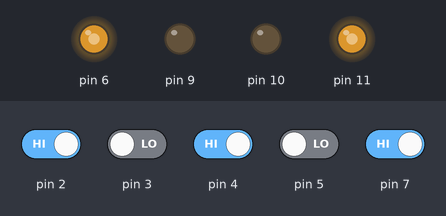
This sketch was run on a simulated Arduino Uno, built with avr-gcc and run on an emulated ATmega328P. On the bench: output pins drawn as LEDs (lit = HIGH). The test bench sets the inputs (shaded band); at power-on: pin 2, pin 4, pin 7 HIGH, pin 3, pin 5 LOW.

Above: at 1.2 s.
1.3 s: pin 2 driven LOW
At 2.0 s:
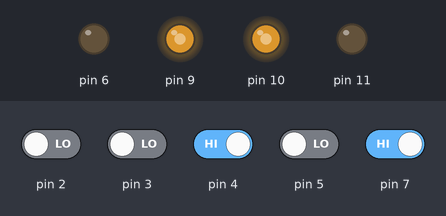
2.8 s: pin 3 driven HIGH
At 3.1 s:
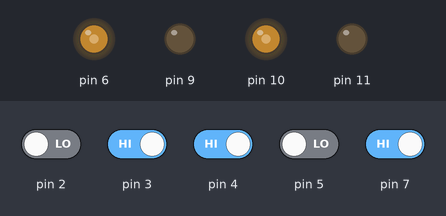
4.3 s: pin 4 driven LOW
At 5.5 s:
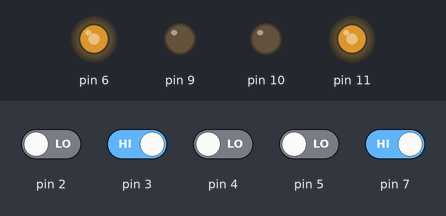
5.8 s: pin 3 driven LOW
At 6.6 s:
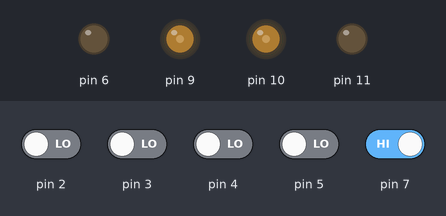
7.3 s: pin 7 driven LOW
At 7.8 s:
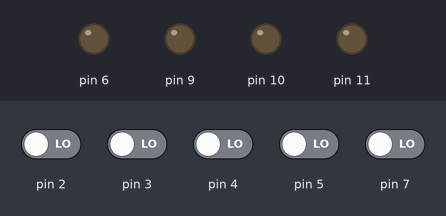
8.8 s: pin 7 driven HIGH
At 10.1 s:
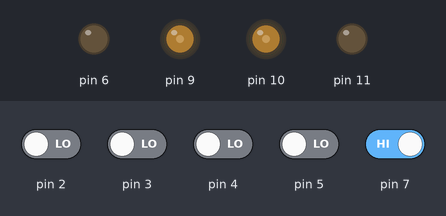
Timing chart, 0 to 11.3 s (numbered marks = the images above; inputs shaded):
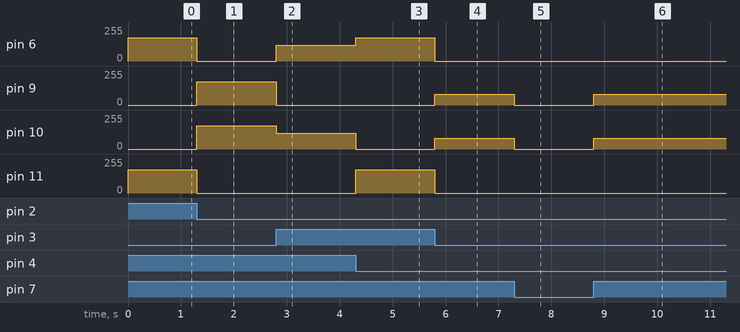

The sketch:

Line_Follower.ino
```cpp
void setup() {
pinMode(9,OUTPUT);
pinMode(6,OUTPUT);
pinMode(10,OUTPUT);
pinMode(11,OUTPUT);
pinMode(2,INPUT);
pinMode(3,INPUT);

}

void loop() {
int sen1;
  int sen2;
 int sen3;
 int sen4;
int sen5;
sen1=digitalRead(2);
sen2=digitalRead(3);
sen3=digitalRead(4);
sen4=digitalRead(5);
sen5=digitalRead(7);

if((sen1!=1) && (sen4==1))
   { digitalWrite(6, LOW);
     analogWrite(9, 175);

     analogWrite(10, 175);
     digitalWrite(11, LOW);

   }
   else  if((sen1==1) && (sen4!=1))
   { analogWrite(6, 175);
     digitalWrite(9, LOW);

     digitalWrite(10, LOW);
     analogWrite(11, 175);;

   }
    else if((sen2==1) && (sen3!=1))
  { analogWrite(6, 175);
     digitalWrite(9, LOW);

     digitalWrite(10, LOW);
     analogWrite(11, 175);

   }
   else if((sen2!=1) && (sen3==1))
 { digitalWrite(6, LOW);
     analogWrite(9, 175);

     analogWrite(10, 175);
     digitalWrite(11, LOW);

   }
    else if((((sen1!=1) && (sen4!=1)) && ((sen2!=1) && (sen3!=1))) && (sen5!=1))
   { digitalWrite(6, LOW);
     digitalWrite(9, LOW);

     digitalWrite(10, LOW);
     digitalWrite(A3, LOW);
   }

    else if(((sen1!=1) && (sen4!=1)) && ((sen2!=1) && (sen3!=1)))
   { digitalWrite(6, LOW);
     analogWrite(9, 80);
     analogWrite(10, 80);
     digitalWrite(11, LOW);
   }
   else
   {analogWrite(6, 120);
     digitalWrite(9, LOW);
     analogWrite(10, 120);
     digitalWrite(11, LOW);
   }
  }
```

Measured:
- after the input at 1.3 s, pin 6, pin 11: 175/255 → 0/255 at once; pin 9, pin 10: 0/255 → 175/255 at once
- after the input at 2.8 s, pin 6: 0/255 → 120/255 at once; pin 9: 175/255 → 0/255 at once; pin 10: 175/255 → 120/255 at once
- after the input at 4.3 s, pin 6: 120/255 → 175/255 at once; pin 10: 120/255 → 0/255 at once; pin 11: 0/255 → 175/255 at once
- after the input at 5.8 s, pin 6, pin 11: 175/255 → 0/255 at once; pin 9, pin 10: 0/255 → 80/255 at once
- after the input at 7.3 s, pin 9, pin 10: 80/255 → 0/255 at once
- after the input at 8.8 s, pin 9, pin 10: 0/255 → 80/255 at once
